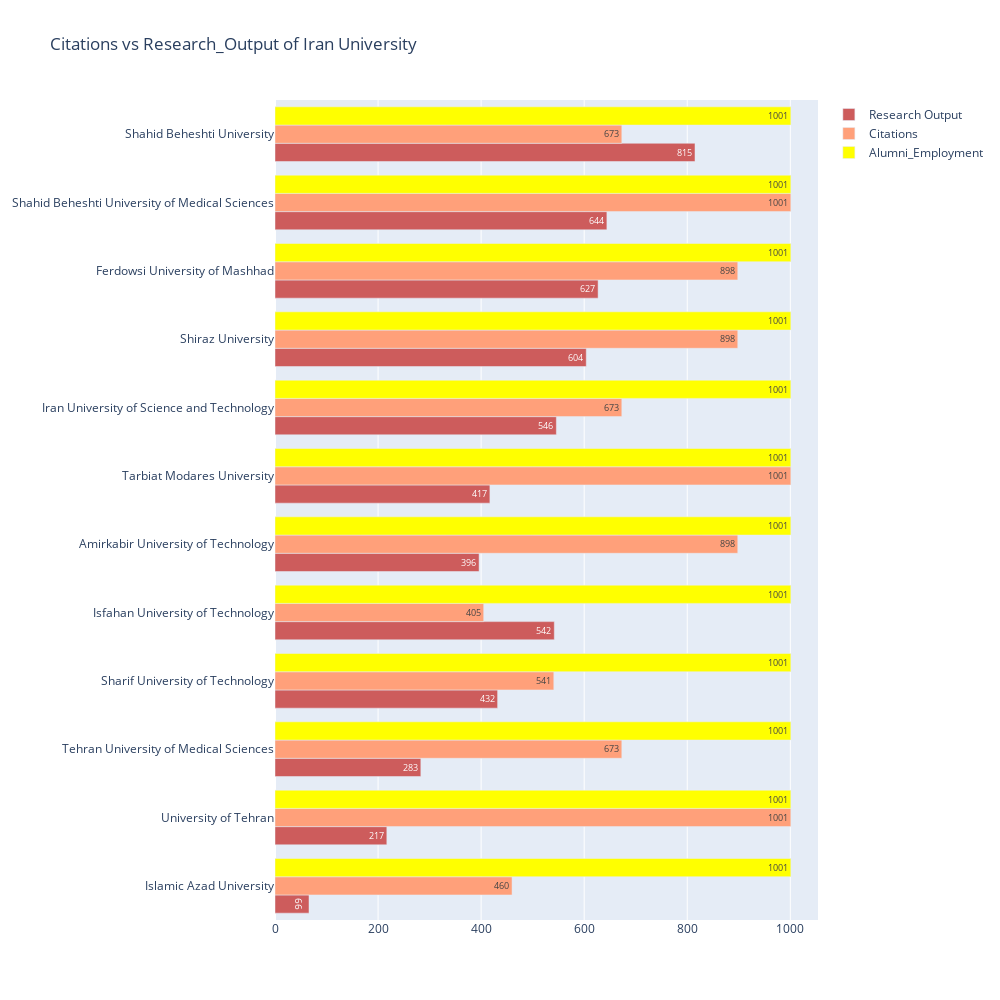

Source (notebook cell):
### Markdown cell above
- In general, if the standard deviation number is close to zero, it means that the data are closer to the average and have less dispersion. While a large standard deviation indicates significant data dispersion.
- The above plots are drawn with the aim of checking the level of uniformity of the universities of each country. According to the above plots, universities in Turkey have less standard deviation, so this country has universities that are almost in the same rank. Also, Iranian universities are almost in the same rank. Also, Switzerland has a greater difference between its universities, or in other words, Switzerland is at the beginning and end of the ranking.

### Code cell
# compare Iran Universities in term of Citations, Alumni_Employment and Research_Output
%matplotlib inline
iran_uni = df3[df3.Location == 'Iran, Islamic Republic of']

fig = go.Figure()
fig.add_trace(go.Bar(
    y=iran_uni.Institution,
    x=iran_uni.Research_Output,
    text=iran_uni.Research_Output,
    name='Research Output',
    marker_color='indianred',
    orientation='h',

))
fig.add_trace(go.Bar(
    y=iran_uni.Institution,
    x=iran_uni.Citations,
    text=iran_uni.Citations,
    name='Citations',
    marker_color='lightsalmon',
    orientation='h',
))

fig.add_trace(go.Bar(
    y=iran_uni.Institution,
    x=iran_uni.Alumni_Employment,
    text=iran_uni.Alumni_Employment,
    name='Alumni_Employment',
    marker_color='Yellow',
    orientation='h',
))

# Here we modify the tickangle of the xaxis, resulting in rotated labels.
fig.update_layout(
    barmode='group',
    width=1000,
    height=1000,
    title='Citations vs Research_Output of Iran University'
    )
fig.show()

### Figure 1 — Plotly figure (JSON) as saved in the notebook; plotly's stock layout.template omitted (floating-point values rounded to 4 significant figures)
{"data": [{"marker": {"color": "indianred"}, "name": "Research Output", "orientation": "h", "text": [66, 217, 283, 432, 542, 396, 417, 546, 604, 627, 644, 815], "type": "bar", "x": [66, 217, 283, 432, 542, 396, 417, 546, 604, 627, 644, 815], "y": ["Islamic Azad University", "University of Tehran", "Tehran University of Medical Sciences", "Sharif University of Technology", "Isfahan University of Technology", "Amirkabir University of Technology", "Tarbiat Modares University", "Iran University of Science and Technology", "Shiraz University", "Ferdowsi University of Mashhad", "Shahid Beheshti University of Medical Sciences", "Shahid Beheshti University"]}, {"marker": {"color": "lightsalmon"}, "name": "Citations", "orientation": "h", "text": [460, 1001, 673, 541, 405, 898, 1001, 673, 898, 898, 1001, 673], "type": "bar", "x": [460, 1001, 673, 541, 405, 898, 1001, 673, 898, 898, 1001, 673], "y": ["Islamic Azad University", "University of Tehran", "Tehran University of Medical Sciences", "Sharif University of Technology", "Isfahan University of Technology", "Amirkabir University of Technology", "Tarbiat Modares University", "Iran University of Science and Technology", "Shiraz University", "Ferdowsi University of Mashhad", "Shahid Beheshti University of Medical Sciences", "Shahid Beheshti University"]}, {"marker": {"color": "Yellow"}, "name": "Alumni_Employment", "orientation": "h", "text": [1001, 1001, 1001, 1001, 1001, 1001, 1001, 1001, 1001, 1001, 1001, 1001], "type": "bar", "x": [1001, 1001, 1001, 1001, 1001, 1001, 1001, 1001, 1001, 1001, 1001, 1001], "y": ["Islamic Azad University", "University of Tehran", "Tehran University of Medical Sciences", "Sharif University of Technology", "Isfahan University of Technology", "Amirkabir University of Technology", "Tarbiat Modares University", "Iran University of Science and Technology", "Shiraz University", "Ferdowsi University of Mashhad", "Shahid Beheshti University of Medical Sciences", "Shahid Beheshti University"]}], "layout": {"barmode": "group", "height": 1000, "title": {"text": "Citations vs Research_Output of Iran University"}, "width": 1000}}
